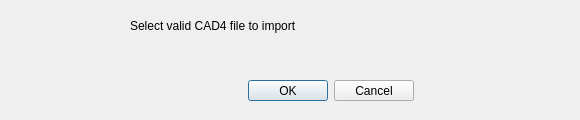
<?xml version="1.0" encoding="UTF-8"?>
<ui version="4.0">
 <class>cad_import_classDialogBase</class>
 <widget class="QDialog" name="cad_import_classDialogBase">
  <property name="geometry">
   <rect>
    <x>0</x>
    <y>0</y>
    <width>580</width>
    <height>120</height>
   </rect>
  </property>
  <property name="sizePolicy">
   <sizepolicy hsizetype="Fixed" vsizetype="Fixed">
    <horstretch>0</horstretch>
    <verstretch>0</verstretch>
   </sizepolicy>
  </property>
  <property name="maximumSize">
   <size>
    <width>580</width>
    <height>120</height>
   </size>
  </property>
  <property name="acceptDrops">
   <bool>true</bool>
  </property>
  <property name="windowTitle">
   <string>CAD4 Importer</string>
  </property>
  <widget class="QDialogButtonBox" name="button_box">
   <property name="geometry">
    <rect>
     <x>110</x>
     <y>80</y>
     <width>441</width>
     <height>21</height>
    </rect>
   </property>
   <property name="orientation">
    <enum>Qt::Horizontal</enum>
   </property>
   <property name="standardButtons">
    <set>QDialogButtonBox::Cancel|QDialogButtonBox::Ok</set>
   </property>
   <property name="centerButtons">
    <bool>true</bool>
   </property>
  </widget>
  <widget class="QgsFileWidget" name="mQgsFileWidget">
   <property name="geometry">
    <rect>
     <x>110</x>
     <y>40</y>
     <width>440</width>
     <height>30</height>
    </rect>
   </property>
  </widget>
  <widget class="QLabel" name="label">
   <property name="geometry">
    <rect>
     <x>130</x>
     <y>15</y>
     <width>421</width>
     <height>21</height>
    </rect>
   </property>
   <property name="text">
    <string>Select valid CAD4 file to import</string>
   </property>
  </widget>
  <widget class="QLabel" name="label_2">
   <property name="geometry">
    <rect>
     <x>10</x>
     <y>10</y>
     <width>81</width>
     <height>101</height>
    </rect>
   </property>
   <property name="text">
    <string/>
   </property>
   <property name="pixmap">
    <pixmap>logo.png</pixmap>
   </property>
   <property name="scaledContents">
    <bool>true</bool>
   </property>
  </widget>
 </widget>
 <customwidgets>
  <customwidget>
   <class>QgsFileWidget</class>
   <extends>QWidget</extends>
   <header>qgsfilewidget.h</header>
  </customwidget>
 </customwidgets>
 <resources/>
 <connections>
  <connection>
   <sender>button_box</sender>
   <signal>accepted()</signal>
   <receiver>cad_import_classDialogBase</receiver>
   <slot>accept()</slot>
   <hints>
    <hint type="sourcelabel">
     <x>20</x>
     <y>20</y>
    </hint>
    <hint type="destinationlabel">
     <x>20</x>
     <y>20</y>
    </hint>
   </hints>
  </connection>
  <connection>
   <sender>button_box</sender>
   <signal>rejected()</signal>
   <receiver>cad_import_classDialogBase</receiver>
   <slot>reject()</slot>
   <hints>
    <hint type="sourcelabel">
     <x>20</x>
     <y>20</y>
    </hint>
    <hint type="destinationlabel">
     <x>20</x>
     <y>20</y>
    </hint>
   </hints>
  </connection>
 </connections>
</ui>
